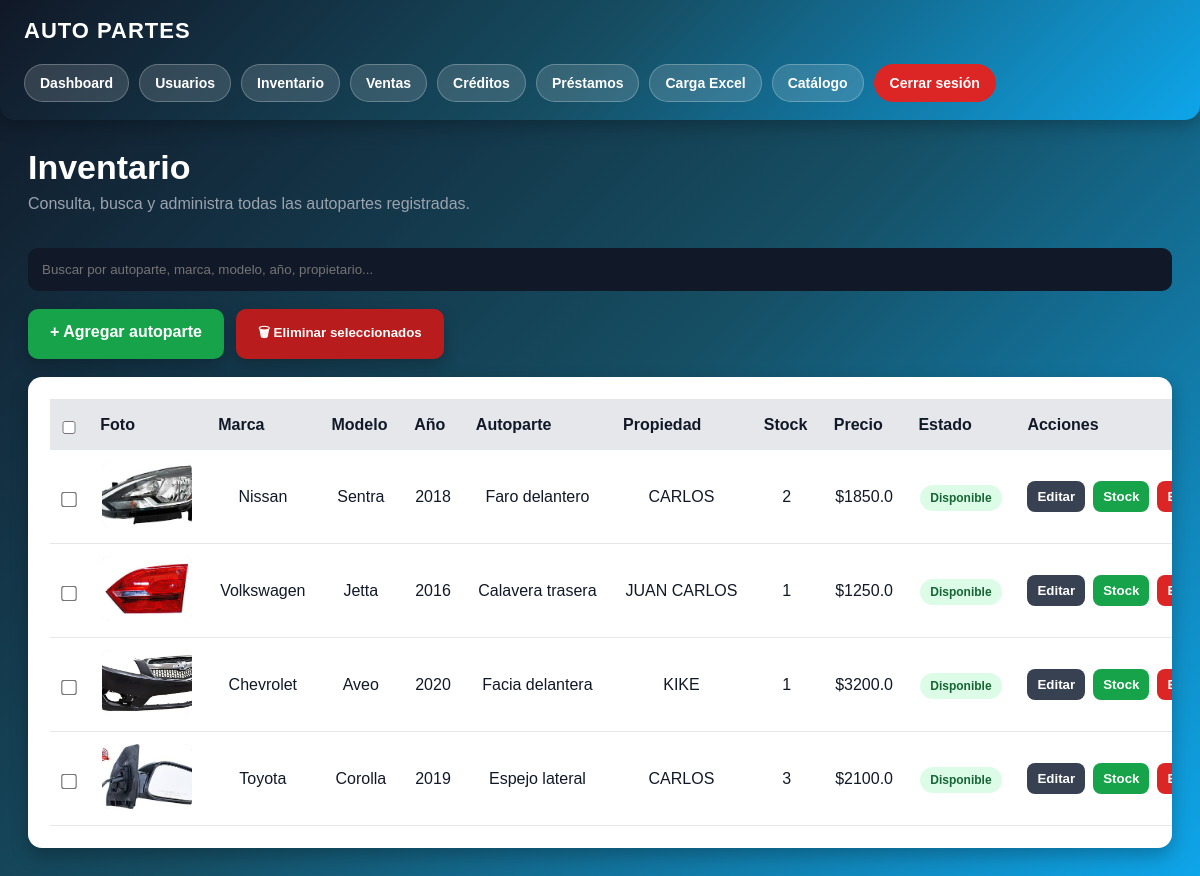
The app's page /inventario (signed in), older data.
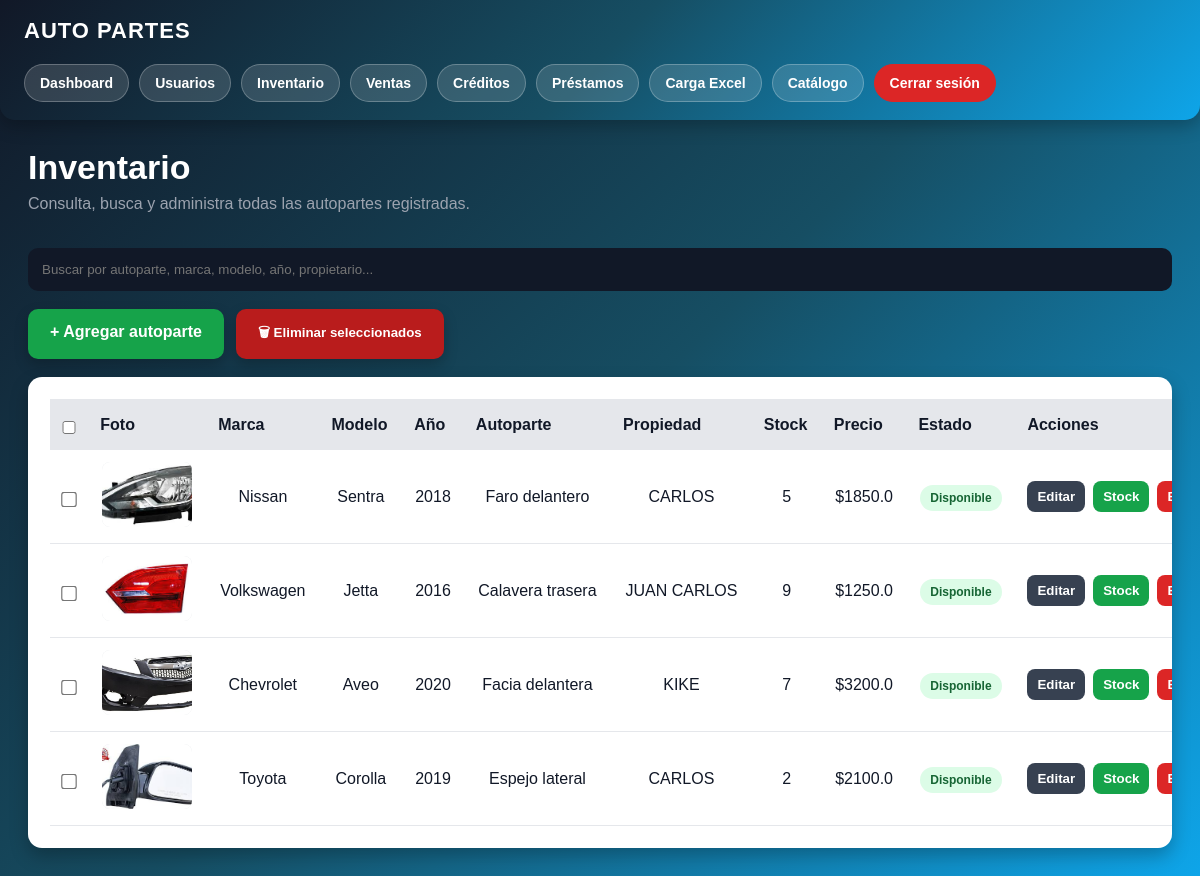
The same page, newer data.
### app.py (models this page shows)
class Producto(db.Model):
    id = db.Column(db.Integer, primary_key=True)
    marca = db.Column(db.String(100))
    modelo = db.Column(db.String(100))
    anio = db.Column(db.Integer)
    autoparte = db.Column(db.String(150))
    observaciones = db.Column(db.Text)
    transmision = db.Column(db.String(100))
    motor = db.Column(db.String(100))
    propiedad = db.Column(db.String(100))
    tipo = db.Column(db.String(100))
    lado = db.Column(db.String(50))
    origen = db.Column(db.String(100))
    costo_venta = db.Column(db.Float)
    stock = db.Column(db.Integer, default=1)
    foto = db.Column(db.String(300))
    link_ml = db.Column(db.String(500))
    estado = db.Column(db.String(50), default="disponible")
    vendido_a = db.Column(db.String(150))
    metodo_pago = db.Column(db.String(100))
    factura = db.Column(db.String(100))
    comentarios_venta = db.Column(db.Text)
    fecha_salida = db.Column(db.String(100))
    fecha_prestamo = db.Column(db.String(100))

### app.py (the view)
@app.route("/inventario")
def inventario():
    if not session.get("rol") in ["admin", "vendedor"]:
        return redirect("/login")
    productos = Producto.query.all()
    return render_template(
        "inventario.html",
        productos=productos
    )

### templates/inventario.html (shortened to what this page needs)
{% extends "layout.html" %}
{% block contenido %}
<div class="inventario-header">
    <h1>Inventario</h1>
    <p>Consulta, busca y administra todas las autopartes registradas.</p>
</div>
<input
    type="text"
    id="buscador"
    class="inventario-buscador"
    placeholder="Buscar por autoparte, marca, modelo, año, propietario..."
    onkeyup="buscarProducto()"
>
<form
    method="POST"
    action="/eliminar_masivo"
    onsubmit="return validarEliminacionMasiva()"
>
<div class="acciones-superiores">
    <a href="/admin" class="btn-agregar-producto">
        + Agregar autoparte
    </a>
    <button
        type="submit"
        class="btn-eliminar-masivo"
    >
        🗑 Eliminar seleccionados
    </button>
</div>
<div class="inventario-card">
    <table id="tablaInventario">
        <tr>
            <th>
                <input
                    type="checkbox"
                    id="checkTodos"
                >
            </th>
            <th>Foto</th>
            <th>Marca</th>
            <th>Modelo</th>
            <th>Año</th>
            <th>Autoparte</th>
            <th>Propiedad</th>
            <th>Stock</th>
            <th>Precio</th>
            <th>Estado</th>
            <th>Acciones</th>
        </tr>
        {% for producto in productos %}
        <tr>
            <td>
                <input
                    type="checkbox"
                    name="productos"
                    value="{{ producto.id }}"
                    class="checkbox-producto"
                >
            </td>
            <td>
                {% if producto.foto %}
                    <img
                        class="inventario-img"
                        src="{{ url_for('static', filename='uploads/' ~ producto.foto.split('|')[0]) }}"
                        alt="{{ producto.autoparte }}"
                    >
                {% else %}
                    <div class="sin-foto">Sin foto</div>
                {% endif %}
            </td>
            <td>{{ producto.marca or '-' }}</td>
            <td>{{ producto.modelo or '-' }}</td>
            <td>{{ producto.anio or '-' }}</td>
            <td>{{ producto.autoparte or '-' }}</td>
            <td>{{ producto.propiedad or '-' }}</td>
            <td>{{ producto.stock or 0 }}</td>
            <td>${{ producto.costo_venta or 0 }}</td>
            <td>
                {% if producto.stock > 0 %}
                    <span class="badge-disponible">Disponible</span>
                {% else %}
                    <span class="badge-agotado">Agotado</span>
                {% endif %}
            </td>
            <td>
                <div class="acciones-inventario">
                    <a href="/editar/{{ producto.id }}">
                        <button
                            type="button"
                            class="btn-mini btn-editar"
                        >
                            Editar
                        </button>
                    </a>
                    <a href="/stock/{{ producto.id }}">
                        <button
                            type="button"
                            class="btn-mini btn-sumar"
                        >
                            Stock
                        </button>
                    </a>
                    <a href="/eliminar/{{ producto.id }}">
                        <button
                            type="button"
                            class="btn-mini btn-eliminar"
                            onclick="return confirm('¿Seguro que deseas eliminar este artículo?')"
                        >
                        </button>
                    </a>
                </div>
            </td>
        </tr>
        {% endfor %}
    </table>
</div>
</form>
{% endblock %}

### templates/layout.html (shortened to what this page needs)
<!DOCTYPE html>
<html lang="es">
<head>
    <link rel="stylesheet" href="{{ url_for('static', filename='css/style.css') }}">
</head>
<body>
<header class="top-nav">
    <h2>AUTO PARTES</h2>
    <nav class="nav-links">
    {% if session.get('rol') == 'admin' %}
        <a href="/dashboard">Dashboard</a>
        <a href="/usuarios">Usuarios</a>
    {% endif %}
    <a href="/inventario">Inventario</a>
    <a href="/ventas">Ventas</a>
    <a href="/creditos">Créditos</a>
    <a href="/prestamos">Préstamos</a>
    <a href="/excel">Carga Excel</a>
    <a href="/">Catálogo</a>
    <a href="/logout" class="logout">
        Cerrar sesión
    </a>
</nav>
</header>
<main class="main-content">
    {% block contenido %}
    {% endblock %}
</main>
</body>
</html>

### static/css/style.css (style rules this page uses)
* { margin: 0; padding: 0; box-sizing: border-box; }
body { background: linear-gradient(135deg, #111827, #164e63, #0ea5e9); color: white; font-family: Arial, sans-serif; min-height: 100vh; }
header { background: linear-gradient(90deg, #111827, #2563eb); padding: 25px; text-align: center; border-radius: 0 0 15px 15px; }
input, textarea, select { width: 100%; padding: 14px; border: none; border-radius: 8px; background: #111827; color: white; margin-top: 10px; }
table { width: 100%; border-collapse: collapse; }
th { background: #2563eb; color: white; padding: 14px; }
td { padding: 14px; border-bottom: 1px solid #374151; text-align: center; }

### templates/layout.html (style rules this page uses)
.top-nav { width: 100%; background: linear-gradient(135deg, #111827, #164e63, #0ea5e9); padding: 18px 24px; display: flex; align-items: center; justify-content: space-between; gap: 20px; flex-wrap: wrap; box-shadow: 0 6px 18px rgba(0,0,0,0.25); }
.top-nav h2 { color: white; font-size: 22px; letter-spacing: 1px; }
.nav-links { display: flex; gap: 10px; flex-wrap: wrap; }
.nav-links a { background: rgba(255,255,255,0.14); color: white; padding: 10px 15px; border-radius: 999px; text-decoration: none; font-weight: bold; font-size: 14px; transition: 0.25s; border: 1px solid rgba(255,255,255,0.25); }
.nav-links .logout { background: #dc2626; border-color: #dc2626; }
.main-content { padding: 28px; }

### templates/inventario.html (style rules this page uses)
.inventario-header { margin-bottom: 25px; }
.inventario-header h1 { color: white; font-size: 34px; margin-bottom: 8px; }
.inventario-header p { color: #9ca3af; }
.inventario-buscador { width: 100%; padding: 14px; border-radius: 10px; border: none; margin-bottom: 18px; background: #111827; color: white; }
.acciones-superiores { display: flex; gap: 12px; flex-wrap: wrap; margin-bottom: 18px; }
.btn-agregar-producto { display: inline-block; background: #16a34a; color: white; padding: 14px 22px; border-radius: 10px; text-decoration: none; font-weight: bold; box-shadow: 0 6px 14px rgba(0,0,0,0.22); transition: 0.25s; }
.btn-eliminar-masivo { background: #b91c1c; color: white; border: none; padding: 14px 22px; border-radius: 10px; cursor: pointer; font-weight: bold; box-shadow: 0 6px 14px rgba(0,0,0,0.22); transition: 0.25s; }
.inventario-card { background: white; color: #111827; border-radius: 14px; padding: 22px; box-shadow: 0 8px 18px rgba(0,0,0,0.25); overflow-x: auto; }
.inventario-card table { width: 100%; border-collapse: collapse; min-width: 1200px; }
.inventario-card th { background: #e5e7eb; color: #111827; padding: 12px; text-align: left; }
.inventario-card td { padding: 12px; border-bottom: 1px solid #e5e7eb; color: #111827; vertical-align: middle; }
.inventario-img { width: 90px; height: 65px; object-fit: cover; border-radius: 8px; background: #e5e7eb; }
.badge-disponible { background: #dcfce7; color: #166534; padding: 6px 10px; border-radius: 999px; font-weight: bold; font-size: 12px; }
.acciones-inventario { display: flex; gap: 8px; flex-wrap: wrap; }
.btn-mini { padding: 8px 10px; border-radius: 8px; border: none; cursor: pointer; font-weight: bold; color: white; }
.btn-editar { background: #374151; }
.btn-sumar { background: #16a34a; }
.btn-eliminar { background: #dc2626; }
.checkbox-producto { transform: scale(1.2); }

Row changes from the older to the newer data that the page shows:
changed Producto "Nissan": stock "2" → "5"
changed Producto "Volkswagen": stock "1" → "9"
changed Producto "Chevrolet": stock "1" → "7"
changed Producto "Toyota": stock "3" → "2"
